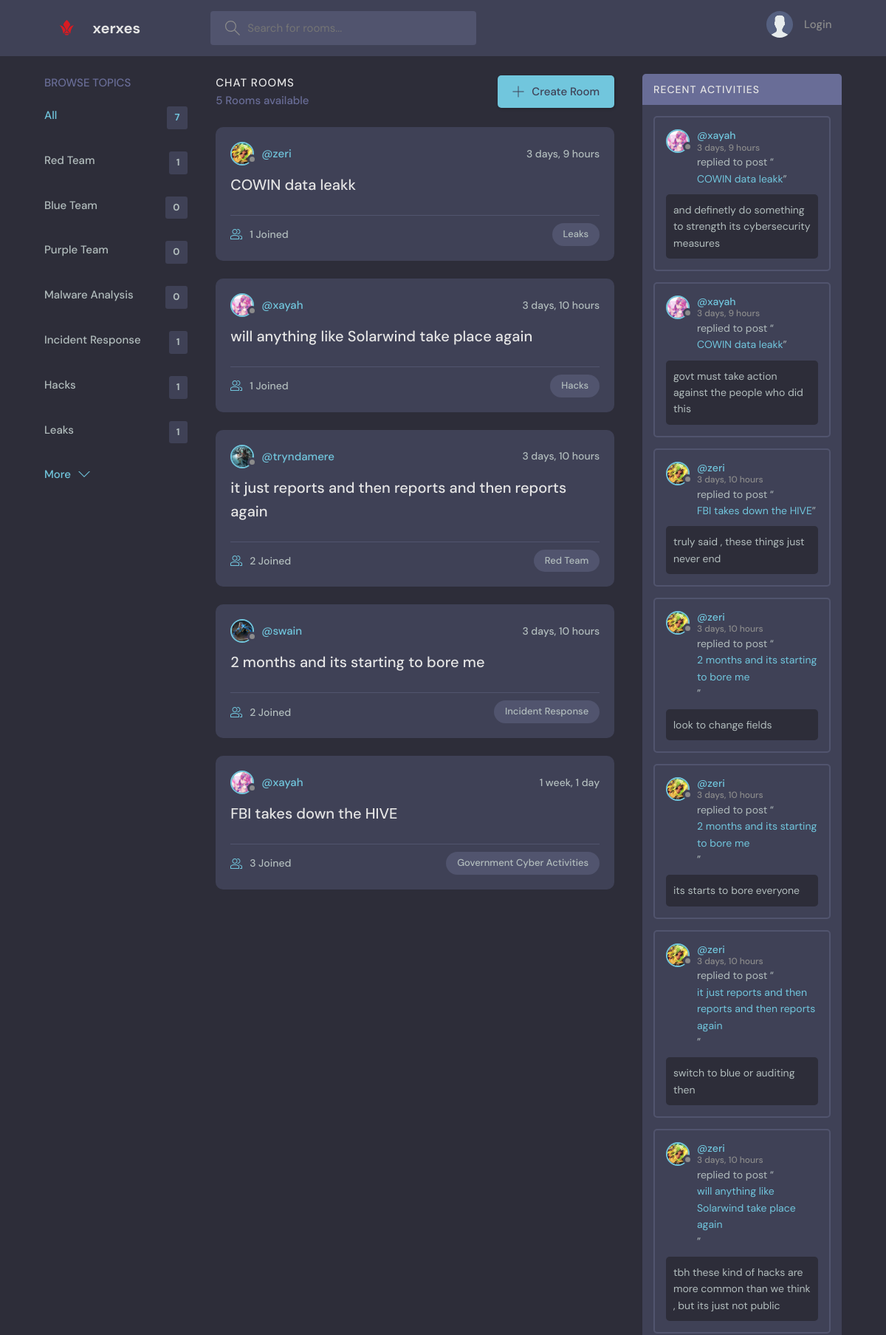
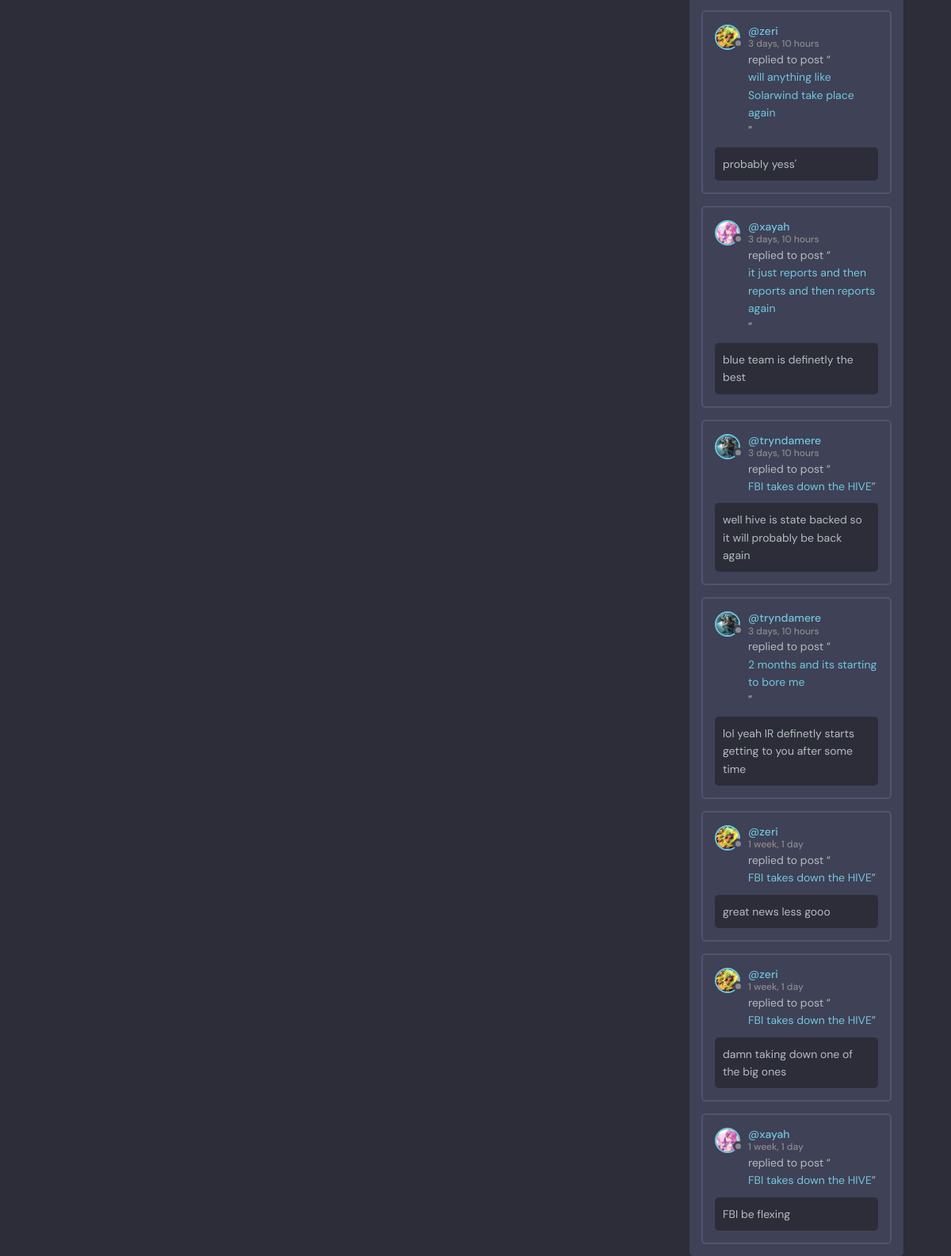
The page / on the database its author committed (2 pictures, top to bottom).
### base/models.py (models this page shows, shortened)
class Topic(models.Model):
    name = models.CharField(max_length=200)

class Room(models.Model):
    host = models.ForeignKey(User, on_delete=models.SET_NULL, null=True)
    topic = models.ForeignKey(Topic, on_delete=models.SET_NULL, null=True)
    name = models.CharField(max_length=200)
    description = models.TextField(null=True, blank=True)
    participants = models.ManyToManyField(User, related_name='participants', blank=True)
    updated = models.DateTimeField(auto_now=True)
    created = models.DateTimeField(auto_now_add=True)
    class Meta:
        ordering = ['-updated', '-created']
    def __str__(self):
        return self.name

class User(AbstractUser):
    name = models.CharField(max_length=200, null=True)
    email = models.EmailField(unique=True, null=True)
    bio = models.TextField(null=True)
    avatar = models.ImageField(null=True, default="avatar.svg")
    USERNAME_FIELD = 'email'
    REQUIRED_FIELDS = []

class Message(models.Model):
    user = models.ForeignKey(User, on_delete=models.CASCADE)
    room = models.ForeignKey(Room,on_delete=models.CASCADE)
    body = models.TextField()
    updated = models.DateTimeField(auto_now=True)
    created = models.DateTimeField(auto_now_add=True)
    class Meta:
        ordering = ['-updated', '-created']
    def __str__(self):
        return self.body[0:50]

### base/views.py (the view)
# urls.py: path('', views.home, name="home"),
def home(request):
    q = request.GET.get('q') if request.GET.get('q') != None else ''
    rooms = Room.objects.filter(
        Q(topic__name__icontains=q) |
        Q(name__icontains=q) |
        Q(description__icontains=q)
    )
    topics = Topic.objects.all()[0:7]
    room_count = rooms.count()
    room_messages = Message.objects.filter(Q(room__topic__name__icontains=q))
    context = {'rooms': rooms, 'topics': topics, 'room_count': room_count, 'room_messages': room_messages}
    return render(request, 'base/home.html', context)

### base/templates/base/home.html (shortened to what this page needs)
{% extends 'main.html' %}
{% block content %}
    <main class="layout layout--3">
      <div class="container">
        {% include 'base/topics_component.html' %}
        <div class="roomList">
          <div class="roomList__header">
            <div>
              <h2>Chat Rooms</h2>
              <p>{{room_count}} Rooms available</p>
            </div>
            <a class="btn btn--main" href="{% url 'create-room' %}">
              <svg version="1.1" xmlns="http://www.w3.org/2000/svg" width="32" height="32" viewBox="0 0 32 32">
                <title>add</title>
                <path
                  d="M16.943 0.943h-1.885v14.115h-14.115v1.885h14.115v14.115h1.885v-14.115h14.115v-1.885h-14.115v-14.115z"
                ></path>
              </svg>
              Create Room
            </a>
          </div>
          {% include 'base/feed_component.html' %}
        </div>
        {% include 'base/activity_component.html' %}
      </div>
    </main>
{% endblock %}

### base/templates/base/topics_component.html
<div class="topics">
    <div class="topics__header">
      <h2>Browse Topics</h2>
    </div>
    <ul class="topics__list">
      <li>
        <a href="{% url 'home' %}" class="active">All <span>{{topics.count}}</span></a>
      </li>
      {% for topic in topics %}
      <li>
        <a href="{% url 'home' %}?q={{topic.name}}">{{topic.name}}<span>{{topic.room_set.all.count}}</span></a>
      </li>
      {% endfor %}
    </ul>
    <a class="btn btn--link" href="{% url 'topics' %}">
      More
      <svg version="1.1" xmlns="http://www.w3.org/2000/svg" width="32" height="32" viewBox="0 0 32 32">
        <title>chevron-down</title>
        <path d="M16 21l-13-13h-3l16 16 16-16h-3l-13 13z"></path>
      </svg>
    </a>
  </div>

### base/templates/base/feed_component.html (shortened to what this page needs)
{% for room in rooms %}
<div class="roomListRoom">
    <div class="roomListRoom__header">
      <a href="{% url 'user-profile' room.host.id %}" class="roomListRoom__author">
        <div class="avatar avatar--small">
          <img src="{{room.host.avatar.url}}" />
        </div>
        <span>@{{room.host.username}}</span>
      </a>
      <div class="roomListRoom__actions">
        <span>{{room.created|timesince}}</span>
      </div>
    </div>
    <div class="roomListRoom__content">
      <a href="{% url 'room' room.id %}">{{room.name}}</a>
    </div>
    <div class="roomListRoom__meta">
      <a href="{% url 'room' room.id %}" class="roomListRoom__joined">
        {{room.participants.all.count}} Joined
      </a>
      <p class="roomListRoom__topic">{{room.topic.name}}</p>
    </div>
  </div>
{% endfor %}

### base/templates/base/activity_component.html (shortened to what this page needs)
<div class="activities">
    <div class="activities__header">
      <h2>Recent Activities</h2>
    </div>
    {% for message in room_messages %}
    <div class="activities__box">
      <div class="activities__boxHeader roomListRoom__header">
        <a href="{% url 'user-profile' message.user.id %}" class="roomListRoom__author">
          <div class="avatar avatar--small">
            <img src="{{message.user.avatar.url}}" />
          </div>
          <p>
            @{{message.user.username}}
            <span>{{message.created|timesince}}</span>
          </p>
        </a>
      </div>
      <div class="activities__boxContent">
        <p>replied to post “<a href="{% url 'room' message.room.id %}">{{message.room}}</a>”</p>
        <div class="activities__boxRoomContent">
          {{message.body}}
        </div>
      </div>
    </div>
    {% endfor %}
  </div>

### rows shown on the page
Topic: name "Red Team", room_set.all.count "1"
Topic: name "Blue Team", room_set.all.count "0"
Topic: name "Purple Team", room_set.all.count "0"
Topic: name "Malware Analysis", room_set.all.count "0"
Topic: name "Incident Response", room_set.all.count "1"
Topic: name "Hacks", room_set.all.count "1"
Topic: name "Leaks", room_set.all.count "1"
Room: host.avatar (picture), host.username "zeri", created "3 days, 9 hours", name "COWIN data leakk", participants.all.count "1", topic.name "Leaks"
Room: host.avatar (picture), host.username "xayah", created "3 days, 10 hours", name "will anything like Solarwind take place again", participants.all.count "1", topic.name "Hacks"
Room: host.avatar (picture), host.username "tryndamere", created "3 days, 10 hours", name "it just reports and then reports and then reports again", participants.all.count "2", topic.name "Red Team"
Room: host.avatar (picture), host.username "swain", created "3 days, 10 hours", name "2 months and its starting to bore me", participants.all.count "2", topic.name "Incident Response"
Room: host.avatar (picture), host.username "xayah", created "1 week, 1 day", name "FBI takes down the HIVE", participants.all.count "3", topic.name "Government Cyber Activities"
Message: user.avatar (picture), user.username "xayah", created "3 days, 9 hours", room "COWIN data leakk", body "and definetly do something to strength its cybersecurity measures"
Message: user.avatar (picture), user.username "xayah", created "3 days, 9 hours", room "COWIN data leakk", body "govt must take action against the people who did this"
Message: user.avatar (picture), user.username "zeri", created "3 days, 10 hours", room "FBI takes down the HIVE", body "truly said , these things just never end"
Message: user.avatar (picture), user.username "zeri", created "3 days, 10 hours", room "2 months and its starting to bore me", body "look to change fields"
Message: user.avatar (picture), user.username "zeri", created "3 days, 10 hours", room "2 months and its starting to bore me", body "its starts to bore everyone"
Message: user.avatar (picture), user.username "zeri", created "3 days, 10 hours", room "it just reports and then reports and then reports again", body "switch to blue or auditing then"
Message: user.avatar (picture), user.username "zeri", created "3 days, 10 hours", room "will anything like Solarwind take place again", body "tbh these kind of hacks are more common than we think , but its just not public"
Message: user.avatar (picture), user.username "zeri", created "3 days, 10 hours", room "will anything like Solarwind take place again", body "probably yess'"
Message: user.avatar (picture), user.username "xayah", created "3 days, 10 hours", room "it just reports and then reports and then reports again", body "blue team is definetly the best"
Message: user.avatar (picture), user.username "tryndamere", created "3 days, 10 hours", room "FBI takes down the HIVE", body "well hive is state backed so it will probably be back again"
Message: user.avatar (picture), user.username "tryndamere", created "3 days, 10 hours", room "2 months and its starting to bore me", body "lol yeah IR definetly starts getting to you after some time"
Message: user.avatar (picture), user.username "zeri", created "1 week, 1 day", room "FBI takes down the HIVE", body "great news less gooo"
Message: user.avatar (picture), user.username "zeri", created "1 week, 1 day", room "FBI takes down the HIVE", body "damn taking down one of the big ones"
Message: user.avatar (picture), user.username "xayah", created "1 week, 1 day", room "FBI takes down the HIVE", body "FBI be flexing"

### other values the page prints
{{ topics.count }} "7"
{{ room_count }} "5"
